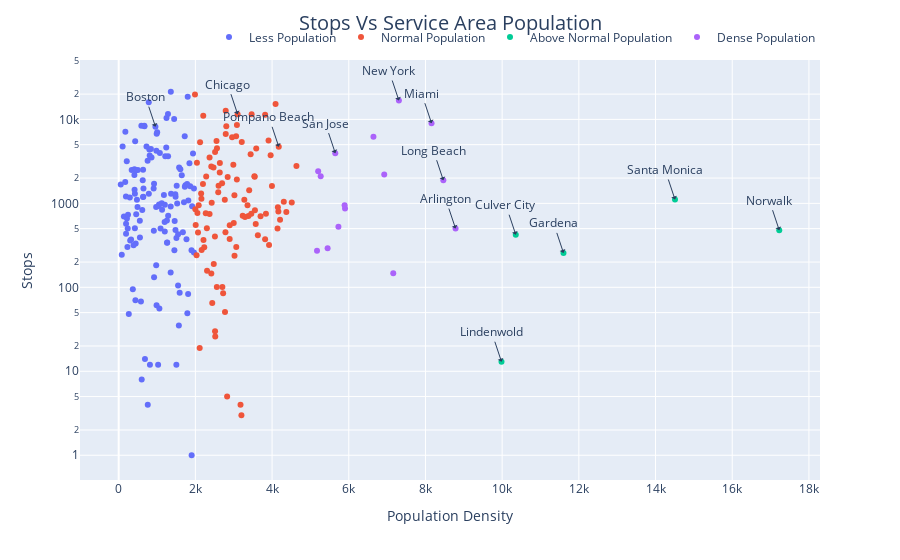

The code cell stored with this chart in its notebook:
### Code cell
fig1 = px.scatter(merged_df, y='Stops', x='PopDensity', hover_data=['City','State'], 
                  log_y=True, labels = {'k_means': "Groups", 'PopDensity':'Population Density'},
                  color="k_means",  category_orders={"k_means": [0,3,2,1]},)
fig1.update_layout(title_text='Stops Vs Service Area Population', title_x=0.5, title_font=dict(size=20))
#fig1.update_traces(textposition='top right')
newnames = {'0':'Less Population', '3': 'Normal Population','2':'Above Normal Population', '1': 'Dense Population'}
fig1.for_each_trace(lambda t: t.update(name = newnames[t.name],
                                      legendgroup = newnames[t.name],
                                      hovertemplate = t.hovertemplate.replace(t.name, newnames[t.name])
                                     )
                  )
fig1.update_layout(legend={'title_text':''})
fig1.add_annotation(y=np.log10(merged_df[merged_df['City']=='Lindenwold']['Stops'].values[0]),
                    x=merged_df[merged_df['City']=='Lindenwold']['PopDensity'].values[0],
            text="Lindenwold",
            showarrow=True,
            arrowhead=1)
fig1.add_annotation(y=np.log10(merged_df[merged_df['City']=='Chicago']['Stops'].values[0]),
                    x=merged_df[merged_df['City']=='Chicago']['PopDensity'].values[0],
            text="Chicago",
            showarrow=True,
            arrowhead=1)
fig1.add_annotation(y=np.log10(merged_df[merged_df['City']=='New York']['Stops'].values[0]),
                    x=merged_df[merged_df['City']=='New York']['PopDensity'].values[0],
            text="New York",
            showarrow=True,
            arrowhead=1)
fig1.add_annotation(y=np.log10(merged_df[merged_df['City']=='Boston']['Stops'].values[0]),
                    x=merged_df[merged_df['City']=='Boston']['PopDensity'].values[0],
            text="Boston",
            showarrow=True,
            arrowhead=1)
fig1.add_annotation(y=np.log10(merged_df[merged_df['City']=='San Jose']['Stops'].values[0]),
                    x=merged_df[merged_df['City']=='San Jose']['PopDensity'].values[0],
            text="San Jose",
            showarrow=True,
            arrowhead=1)
fig1.add_annotation(y=np.log10(merged_df[merged_df['City']=='Norwalk']['Stops'].values[0]),
                    x=merged_df[merged_df['City']=='Norwalk']['PopDensity'].values[0],
            text="Norwalk",
            showarrow=True,
            arrowhead=1)
fig1.add_annotation(y=np.log10(merged_df[merged_df['City']=='Santa Monica']['Stops'].values[0]),
                    x=merged_df[merged_df['City']=='Santa Monica']['PopDensity'].values[0],
            text="Santa Monica",
            showarrow=True,
            arrowhead=1)
fig1.add_annotation(y=np.log10(merged_df[merged_df['City']=='Pompano Beach']['Stops'].values[0]),
                    x=merged_df[merged_df['City']=='Pompano Beach']['PopDensity'].values[0],
            text="Pompano Beach",
            showarrow=True,
            arrowhead=1)
fig1.add_annotation(y=np.log10(merged_df[merged_df['City']=='Gardena']['Stops'].values[0]),
                    x=merged_df[merged_df['City']=='Gardena']['PopDensity'].values[0],
            text="Gardena",
            showarrow=True,
            arrowhead=1)
fig1.add_annotation(y=np.log10(merged_df[merged_df['City']=='Culver City']['Stops'].values[0]),
                    x=merged_df[merged_df['City']=='Culver City']['PopDensity'].values[0],
            text="Culver City",
            showarrow=True,
            arrowhead=1)

fig1.add_annotation(y=np.log10(merged_df[merged_df['City']=='Miami']['Stops'].values[0]),
                    x=merged_df[merged_df['City']=='Miami']['PopDensity'].values[0],
            text="Miami",
            showarrow=True,
            arrowhead=1)
fig1.add_annotation(y=np.log10(merged_df[merged_df['City']=='Long Beach']['Stops'].values[0]),
                    x=merged_df[merged_df['City']=='Long Beach']['PopDensity'].values[0],
            text="Long Beach",
            showarrow=True,
            arrowhead=1)
fig1.add_annotation(y=np.log10(merged_df[merged_df['City']=='Arlington']['Stops'].values[0]),
                    x=merged_df[merged_df['City']=='Arlington']['PopDensity'].values[0],
            text="Arlington",
            showarrow=True,
            arrowhead=1)
fig1.update_layout(legend=dict(
    orientation="h",
    yanchor="bottom",
    y=1.02,
    xanchor="right",
    x=1
))

fig1.show()

### Figure 1 — Plotly figure (JSON) as saved in the notebook; plotly's stock layout.template omitted (floating-point values rounded to 4 significant figures; data arrays with more than 128 entries replaced by an {"elided": "..."} marker saying what was removed)
{"data": [{"customdata": {"elided": "130x2 str values"}, "hovertemplate": "Groups=Less Population<br>Population Density=%{x}<br>Stops=%{y}<br>City=%{customdata[Less Population]}<br>State=%{customdata[1]}<extra></extra>", "legendgroup": "Less Population", "marker": {"color": "#636efa", "symbol": "circle"}, "mode": "markers", "name": "Less Population", "orientation": "v", "showlegend": true, "type": "scatter", "x": {"elided": "130 float values"}, "xaxis": "x", "y": {"elided": "130 int values"}, "yaxis": "y"}, {"customdata": {"elided": "99x2 str values"}, "hovertemplate": "Groups=Normal Population<br>Population Density=%{x}<br>Stops=%{y}<br>City=%{customdata[0]}<br>State=%{customdata[1]}<extra></extra>", "legendgroup": "Normal Population", "marker": {"color": "#EF553B", "symbol": "circle"}, "mode": "markers", "name": "Normal Population", "orientation": "v", "showlegend": true, "type": "scatter", "x": [2473.0, 3000.0, 2784.0, 3630.0, 2069.0, 2415.0, 4513.0, 2958.0, 2513.0, 2163.0, 4142.0, 3546.0, 2563.0, 2031.0, 3102.0, 2551.0, 3083.0, 3360.0, 2639.0, 3467.0, 2040.0, 2605.0, 2791.0, 2518.0, 2990.0, 2842.0, 2791.0, 3921.0, 3458.0, 2480.0, 2514.0, 3997.0, 2158.0, 2704.0, 4208.0, 2697.0, 3200.0, 3441.0, 3700.0, 2150.0, 4306.0, 3587.0, 2211.0, 2370.0, 2231.0, 3818.0, 2894.0, 2560.0, 4164.0, 3540.0, 3277.0, 3908.0, 2087.0, 2596.0, 2112.0, 3067.0, 1989.0, 2416.0, 3210.0, 3081.0, 2767.0, 2724.0, 4372.0, 2828.0, 1999.0, 4091.0, 2205.0, 2271.0, 4175.0, 2896.0, 4152.0, 2425.0, 2282.0, 2370.0, 2123.0, 3963.0, 3177.0, 3552.0, 2806.0, 3384.0, 3062.0, 3840.0, 3234.0, 2008.0, 3021.0, 2304.0, 2773.0, 2053.0, 2440.0, 2635.0, 2198.0, 3403.0, 2300.0, 3018.0, 3574.0, 3819.0, 3294, 4636.0, 2510.0], "xaxis": "x", "y": [2665, 582, 453, 416, 451, 2752, 1027, 6144, 30, 279, 501, 2081, 4523, 241, 11533, 5524, 8586, 949, 3027, 11477, 3040, 1621, 12716, 26, 2881, 2054, 6720, 319, 751, 190, 4094, 1613, 1131, 101, 638, 1733, 3, 3855, 704, 1311, 1042, 4501, 367, 746, 301, 374, 376, 101, 801, 2106, 1101, 5622, 951, 1360, 19, 303, 19740, 146, 5373, 1919, 1102, 85, 789, 5, 851, 15278, 11080, 762, 4716, 547, 901, 1016, 2083, 3528, 5351, 3731, 4, 827, 8272, 708, 6301, 751, 713, 551, 238, 157, 51, 766, 65, 2330, 1701, 1437, 507, 1246, 569, 11366, 690, 2789, 404], "yaxis": "y"}, {"customdata": [["Culver City", "CA"], ["Gardena", "CA"], ["Lindenwold", "NJ"], ["Norwalk", "CA"], ["Santa Monica", "CA"]], "hovertemplate": "Groups=Above Normal Population<br>Population Density=%{x}<br>Stops=%{y}<br>City=%{customdata[0]}<br>State=%{customdata[1]}<extra></extra>", "legendgroup": "Above Normal Population", "marker": {"color": "#00cc96", "symbol": "circle"}, "mode": "markers", "name": "Above Normal Population", "orientation": "v", "showlegend": true, "type": "scatter", "x": [10360.0, 11600.0, 9983.0, 17230.0, 14510.0], "xaxis": "x", "y": [423, 257, 13, 479, 1112], "yaxis": "y"}, {"customdata": [["Anaheim", "CA"], ["Arlington", "VA"], ["Davis", "CA"], ["Glendale", "CA"], ["Kingston", "PA"], ["Livermore", "CA"], ["Long Beach", "CA"], ["Miami", "FL"], ["New Orleans", "LA"], ["New York", "NY"], ["Orange", "CA"], ["Redondo Beach", "CA"], ["San Carlos", "CA"], ["San Jose", "CA"], ["Torrance", "CA"]], "hovertemplate": "Groups=Dense Population<br>Population Density=%{x}<br>Stops=%{y}<br>City=%{customdata[0]}<br>State=%{customdata[Dense Population]}<extra></extra>", "legendgroup": "Dense Population", "marker": {"color": "#ab63fa", "symbol": "circle"}, "mode": "markers", "name": "Dense Population", "orientation": "v", "showlegend": true, "type": "scatter", "x": [7160, 8785.0, 5448.0, 5730.0, 5268.0, 5903.0, 8466.0, 8158.0, 5202.0, 7307.0, 6644.0, 5172.0, 6925.0, 5648.0, 5892.0], "xaxis": "x", "y": [147, 501, 292, 526, 2100, 871, 1886, 9013, 2416, 16789, 6224, 273, 2204, 3965, 952], "yaxis": "y"}], "layout": {"annotations": [{"arrowhead": 1, "showarrow": true, "text": "Lindenwold", "x": 9983.0, "y": 1.114}, {"arrowhead": 1, "showarrow": true, "text": "Chicago", "x": 3102.0, "y": 4.062}, {"arrowhead": 1, "showarrow": true, "text": "New York", "x": 7307.0, "y": 4.225}, {"arrowhead": 1, "showarrow": true, "text": "Boston", "x": 958.5, "y": 3.913}, {"arrowhead": 1, "showarrow": true, "text": "San Jose", "x": 5648.0, "y": 3.598}, {"arrowhead": 1, "showarrow": true, "text": "Norwalk", "x": 17230.0, "y": 2.68}, {"arrowhead": 1, "showarrow": true, "text": "Santa Monica", "x": 14510.0, "y": 3.046}, {"arrowhead": 1, "showarrow": true, "text": "Pompano Beach", "x": 4175.0, "y": 3.674}, {"arrowhead": 1, "showarrow": true, "text": "Gardena", "x": 11600.0, "y": 2.41}, {"arrowhead": 1, "showarrow": true, "text": "Culver City", "x": 10360.0, "y": 2.626}, {"arrowhead": 1, "showarrow": true, "text": "Miami", "x": 8158.0, "y": 3.955}, {"arrowhead": 1, "showarrow": true, "text": "Long Beach", "x": 8466.0, "y": 3.276}, {"arrowhead": 1, "showarrow": true, "text": "Arlington", "x": 8785.0, "y": 2.7}], "legend": {"orientation": "h", "title": {"text": ""}, "tracegroupgap": 0, "x": 1, "xanchor": "right", "y": 1.02, "yanchor": "bottom"}, "margin": {"t": 60}, "title": {"font": {"size": 20}, "text": "Stops Vs Service Area Population", "x": 0.5}, "xaxis": {"anchor": "y", "domain": [0, 1], "title": {"text": "Population Density"}}, "yaxis": {"anchor": "x", "domain": [0, 1], "title": {"text": "Stops"}, "type": "log"}}}
